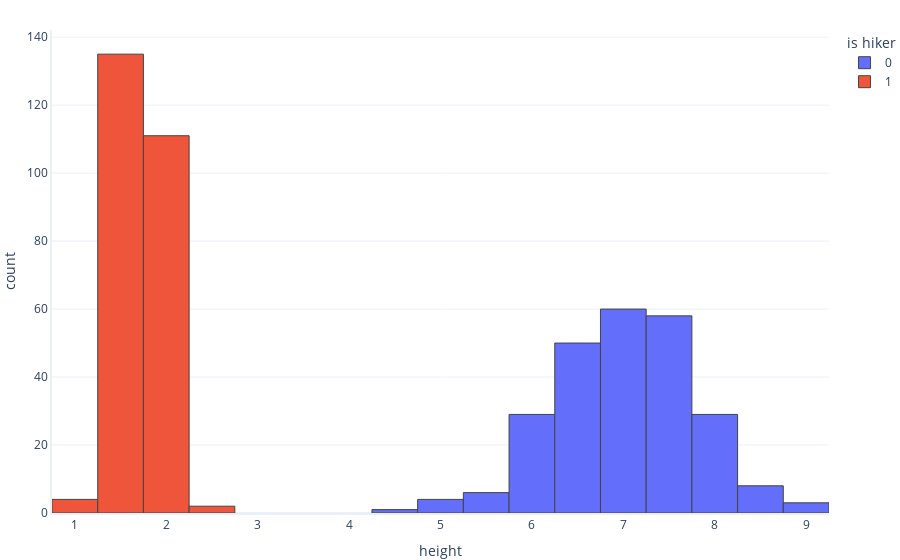
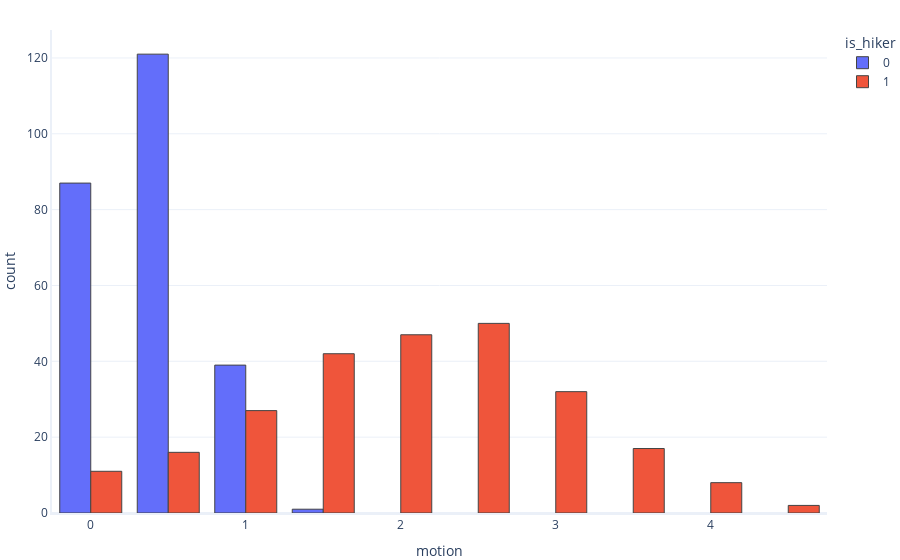
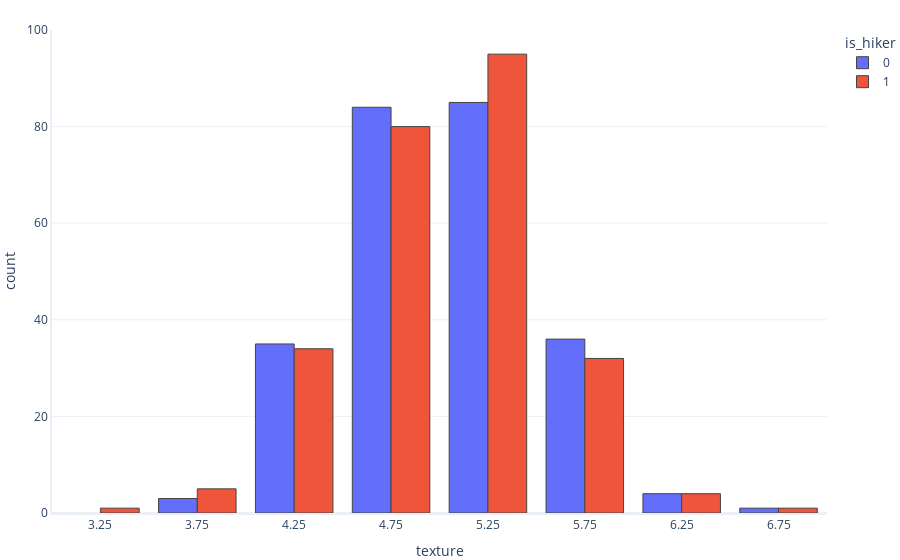

Source (notebook cell) for these figures, in order:
### Markdown cell above
# Exercise: Good and Bad ROC curves

In this exercise, we will make some ROC curves to explain what good and bad ROC curves might look like.

The goal of our models is to identify whether each item detected on the mountain is a hiker (`true`) or a tree (`false`). Let's take a look at the dataset.

### Code cell
import numpy
import pandas
import graphings
import sklearn.model_selection

# Load our data from disk
df = pandas.read_csv("hiker_or_tree.csv",delimiter="\t")

# Split into train and test
train, test =  sklearn.model_selection.train_test_split(df, test_size=0.5, random_state=1)

# Graph our three features
graphings.histogram(test, label_x="height", label_colour="is_hiker", show=True)
graphings.multiple_histogram(test, label_x="motion", label_group="is_hiker", nbins=12, show=True)
graphings.multiple_histogram(test, label_x="texture", label_group="is_hiker", nbins=12)

### Figure 1 — Plotly figure (JSON) as saved in the notebook; plotly's stock layout.template omitted (floating-point values rounded to 4 significant figures; data arrays with more than 128 entries replaced by an {"elided": "..."} marker saying what was removed)
{"data": [{"alignmentgroup": "True", "bingroup": "x", "hovertemplate": "is hiker=0<br>height=%{x}<br>count=%{y}<extra></extra>", "legendgroup": "0", "marker": {"color": "#636efa", "pattern": {"shape": ""}}, "name": "0", "offsetgroup": "0", "orientation": "v", "showlegend": true, "type": "histogram", "x": {"elided": "248 float values"}, "xaxis": "x", "yaxis": "y"}, {"alignmentgroup": "True", "bingroup": "x", "hovertemplate": "is hiker=1<br>height=%{x}<br>count=%{y}<extra></extra>", "legendgroup": "1", "marker": {"color": "#EF553B", "pattern": {"shape": ""}}, "name": "1", "offsetgroup": "1", "orientation": "v", "showlegend": true, "type": "histogram", "x": {"elided": "252 float values"}, "xaxis": "x", "yaxis": "y"}], "layout": {"barmode": "relative", "legend": {"title": {"text": "is hiker"}, "tracegroupgap": 0}, "xaxis": {"anchor": "y", "domain": [0, 1], "title": {"text": "height"}}, "yaxis": {"anchor": "x", "domain": [0, 1], "title": {"text": "count"}}}}

### Figure 2 — Plotly figure (JSON) as saved in the notebook; plotly's stock layout.template omitted (floating-point values rounded to 4 significant figures; data arrays with more than 128 entries replaced by an {"elided": "..."} marker saying what was removed)
{"data": [{"histfunc": "count", "name": "0", "nbinsx": 12, "type": "histogram", "x": {"elided": "248 float values"}}, {"histfunc": "count", "name": "1", "nbinsx": 12, "type": "histogram", "x": {"elided": "252 float values"}}], "layout": {"legend": {"title": {"text": "is_hiker"}}, "xaxis": {"title": {"text": "motion"}}, "yaxis": {"title": {"text": "count"}}}}

### Figure 3 — Plotly figure (JSON) as saved in the notebook; plotly's stock layout.template omitted (floating-point values rounded to 4 significant figures; data arrays with more than 128 entries replaced by an {"elided": "..."} marker saying what was removed)
{"data": [{"histfunc": "count", "name": "0", "nbinsx": 12, "type": "histogram", "x": {"elided": "248 float values"}}, {"histfunc": "count", "name": "1", "nbinsx": 12, "type": "histogram", "x": {"elided": "252 float values"}}], "layout": {"legend": {"title": {"text": "is_hiker"}}, "xaxis": {"title": {"text": "texture"}}, "yaxis": {"title": {"text": "count"}}}}
